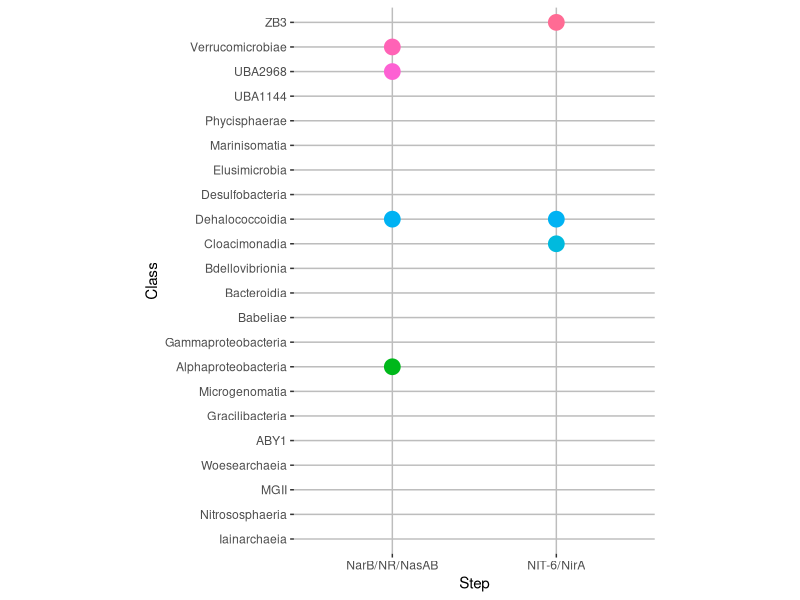
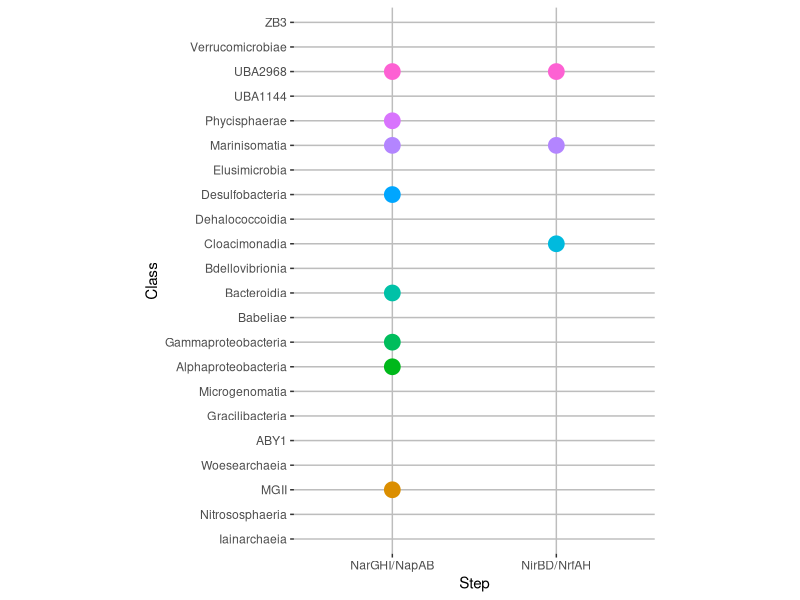
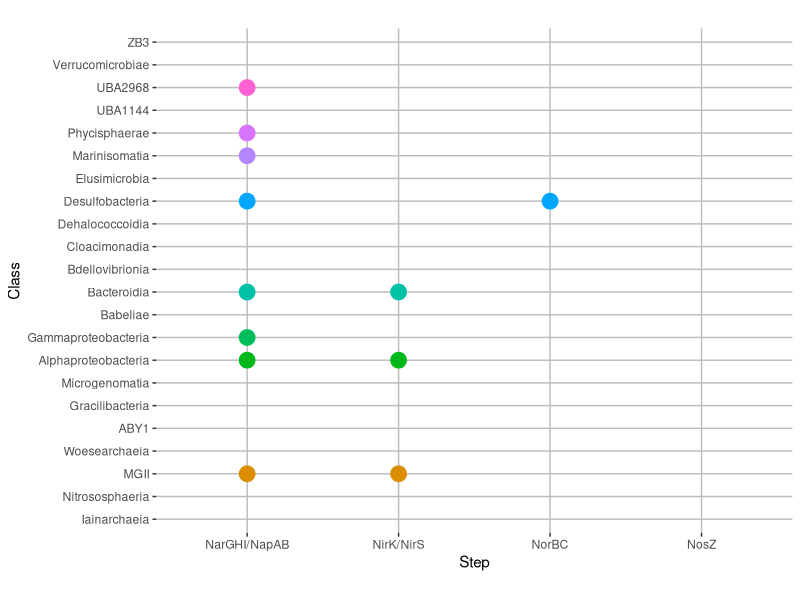
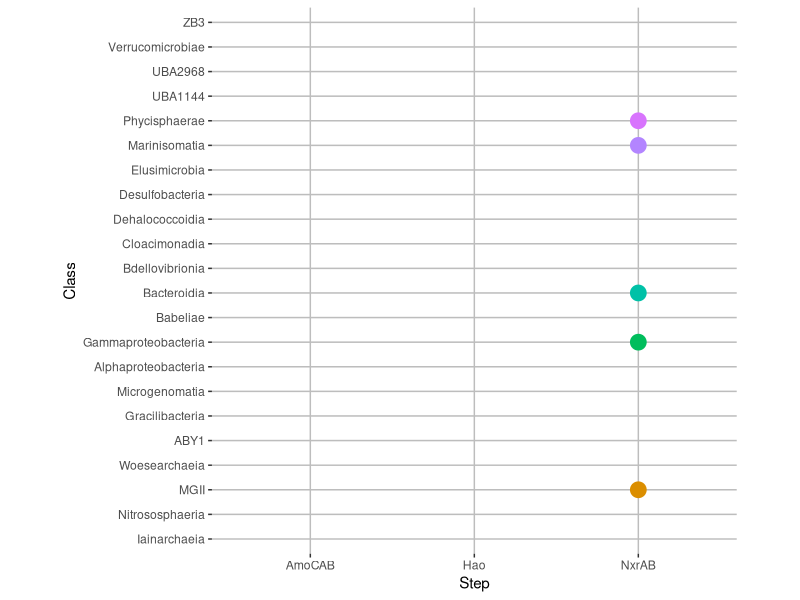
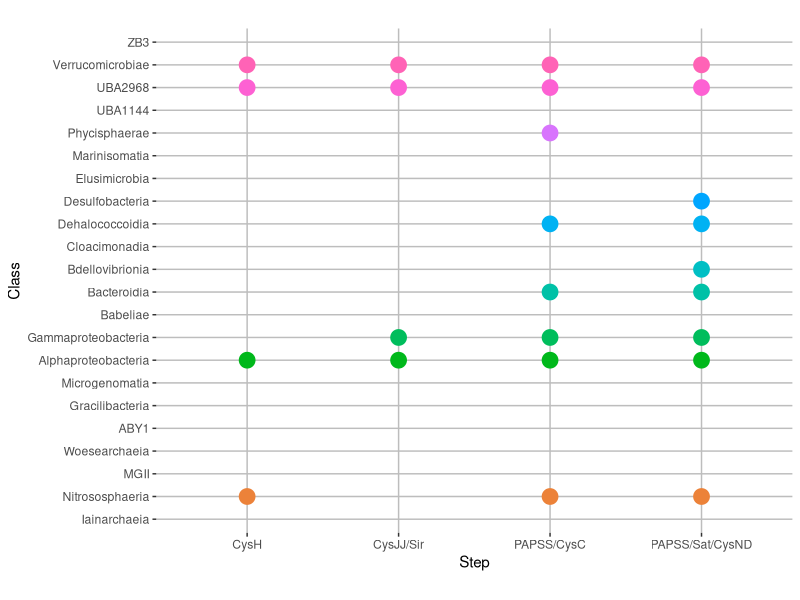

Generate these figures, in order, with R:
library(tidyverse)
library(ggplot2)

assim_no3 <- read_csv('7_Pathways/Assimilatory_Nitrate_Reduction.csv', col_names=TRUE)
dissim_no3 <- read_csv('7_Pathways/Dissimilatory_Nitrate_Reduction.csv', col_names=TRUE)
denitrification <- read_csv('7_Pathways/Denitrification.csv', col_names=TRUE)
nitrification <- read_csv('7_Pathways/Nitrification.csv', col_names=TRUE)
assim_so4 <- read_csv('7_Pathways/Assimilatory_Sulfate_Reduction.csv', col_names=TRUE)

plot_pathway <- function(csv){
  csv$Class <- factor(csv$Class, levels = csv$Class)
  return(csv %>%
           gather(key = "Step", value = "Expressed", -Class) %>%
           ggplot() +
           geom_point(aes(x=Step, y=Class, size=Expressed, color=Class), show.legend = FALSE) +
           scale_size(range=c(-1, 5)) +
           theme(panel.background = element_blank(),
                 panel.grid.major = element_line(colour = "#bdbdbd", linetype = "solid"),
                 panel.grid.minor = element_blank()) + 
           coord_fixed(ratio = 0.15))
}

plot_pathway(assim_no3)
plot_pathway(dissim_no3)
plot_pathway(denitrification)
plot_pathway(nitrification)
plot_pathway(assim_so4)